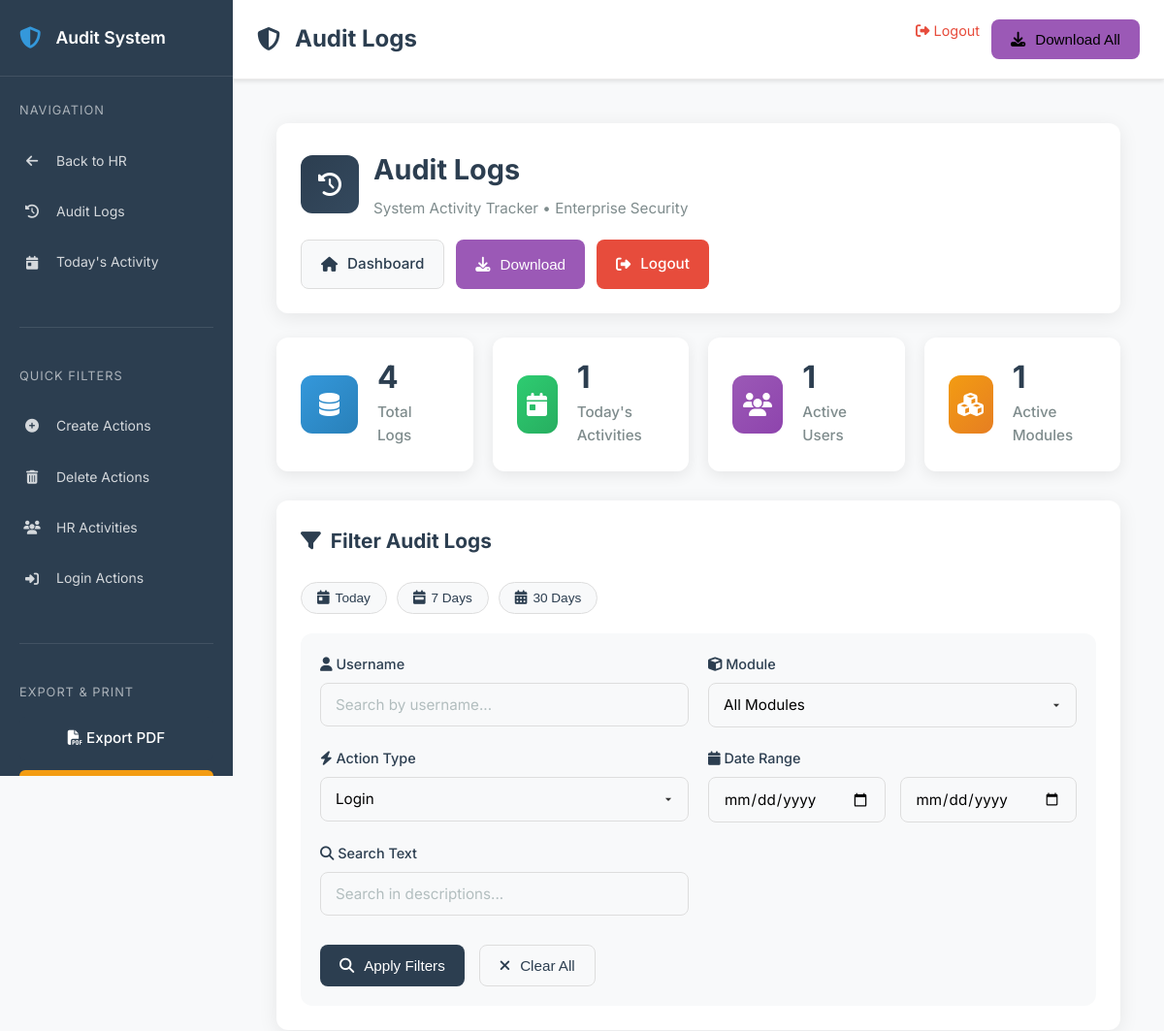
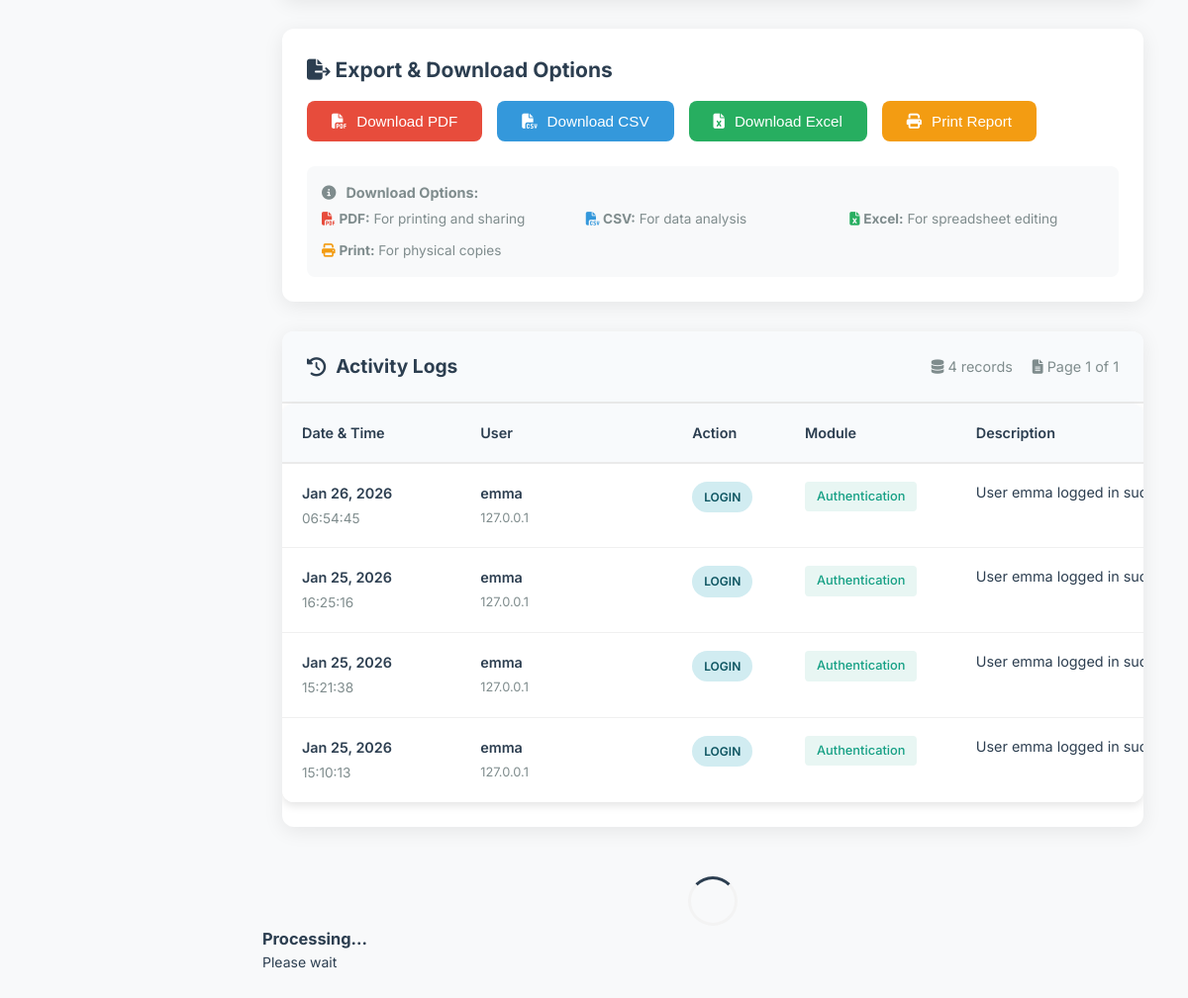
/audit/?action=LOGIN (signed in), run on the app's committed database (2 pictures, top to bottom).
### audit/models.py (models this page shows, shortened)
class AuditLog(models.Model):
    MODULE_CHOICES = [
        ('SALES', 'Sales'),
        ('FINANCE', 'Finance'),
        ('INVENTORY', 'Inventory'),
        ('HR', 'HR'),
        ('PROCUREMENT', 'Procurement'),
        ('MARKETING', 'Marketing'),
        ('SAFETY', 'Safety'),
        ('DASHBOARD', 'Dashboard'),
        ('AUTH', 'Authentication'),
        ('OTHER', 'Other'),
    ]
    ACTION_CHOICES = [
        ('CREATE', 'Create'),
        ('UPDATE', 'Update'),
        ('DELETE', 'Delete'),
        ('VIEW', 'View'),
        ('LOGIN', 'Login'),
        ('LOGOUT', 'Logout'),
        ('APPROVE', 'Approve'),
        ('REJECT', 'Reject'),
        ('EXPORT', 'Export'),
        ('ACCESS_DENIED', 'Access Denied'),
    ]
    user = models.ForeignKey(User, on_delete=models.SET_NULL, null=True, blank=True, related_name='audit_logs')
    timestamp = models.DateTimeField(default=timezone.now)
    module = models.CharField(max_length=50, choices=MODULE_CHOICES)
    action = models.CharField(max_length=50, choices=ACTION_CHOICES)
    object_type = models.CharField(max_length=100, blank=True)  # e.g., "Sale", "Invoice", "Product"
    object_id = models.CharField(max_length=50, blank=True)  # ID of the object affected
    description = models.TextField()  # What exactly happened
    ip_address = models.GenericIPAddressField(null=True, blank=True)
    browser_info = models.CharField(max_length=255, blank=True)
    old_values = models.TextField(blank=True)
    new_values = models.TextField(blank=True)
    class Meta:
        ordering = ['-timestamp']
        verbose_name = 'Audit Log'
        verbose_name_plural = 'Audit Logs'

### audit/views.py (the view, shortened to what this page needs)
# urls.py: path('', views.audit_logs, name='audit_logs'),
@login_required
@user_passes_test(is_manager)
def audit_logs(request):
    logs = AuditLog.objects.all()
    user_filter = request.GET.get('user', '')
    module_filter = request.GET.get('module', '')
    action_filter = request.GET.get('action', '')
    date_from = request.GET.get('date_from', '')
    date_to = request.GET.get('date_to', '')
    search_query = request.GET.get('q', '')
    time_period = request.GET.get('time_period', '')
    if user_filter:
        logs = logs.filter(user__username__icontains=user_filter)
    if module_filter:
        logs = logs.filter(module=module_filter)
    if action_filter:
        logs = logs.filter(action=action_filter)
    if date_from:
        logs = logs.filter(timestamp__date__gte=date_from)
    if date_to:
        logs = logs.filter(timestamp__date__lte=date_to)
    if search_query:
        logs = logs.filter(
            Q(description__icontains=search_query) |
            Q(object_type__icontains=search_query) |
            Q(object_id__icontains=search_query)
        )
    if 'export' in request.GET and request.GET.get('export') == 'pdf':
        return export_audit_logs_pdf(request, logs)
    today_logs = logs.filter(timestamp__date=datetime.now().date()).count()
    unique_users = logs.values('user').distinct().count()
    modules_count = logs.values('module').distinct().count()
    paginator = Paginator(logs, 50)  # 50 logs per page
    page_number = request.GET.get('page')
    page_obj = paginator.get_page(page_number)
    context = {
        'logs': page_obj,
        'module_choices': AuditLog.MODULE_CHOICES,
        'action_choices': AuditLog.ACTION_CHOICES,
        'filter_values': {
            'user': user_filter,
            'module': module_filter,
            'action': action_filter,
            'date_from': date_from,
            'date_to': date_to,
            'q': search_query,
            'time_period': time_period,
        },
        'today_logs': today_logs,
        'unique_users': unique_users,
        'modules_count': modules_count,
        'total_count': paginator.count,
    }
    return render(request, 'audit/audit_logs.html', context)

### audit/templates/audit/audit_logs.html (shortened to what this page needs)
{% extends 'audit/base.html' %}
{% load static %}
{% block header_title %}Audit Logs{% endblock %}
{% block extra_css %}
<link rel="stylesheet" href="/static/css/audit_logs.css">
{% endblock %}
{% block content %}
<div class="audit-container">
    <div class="page-header">
        <div class="page-title">
            <div class="page-icon">
                <i class="fas fa-history"></i>
            </div>
            <div class="page-title-text">
                <h1>Audit Logs</h1>
                <p>System Activity Tracker • Enterprise Security</p>
            </div>
        </div>
        <div class="header-actions">
            <a href="/" class="header-btn secondary">
                <i class="fas fa-home"></i>
                <span>Dashboard</span>
            </a>
            <button class="header-btn" onclick="document.getElementById('downloadInfoModal').style.display = 'flex'" style="background: #9b59b6; color: white;">
                <i class="fas fa-download"></i>
                <span>Download</span>
            </button>
            <a href="/accounts/logout/" class="header-btn danger">
                <i class="fas fa-sign-out-alt"></i>
                <span>Logout</span>
            </a>
        </div>
    </div>
    <div class="quick-stats">
        <div class="stat-card" onclick="window.location='?time_period=today'">
            <div class="stat-icon total">
                <i class="fas fa-database"></i>
            </div>
            <div class="stat-content">
                <h3>{{ total_count|default:"0" }}</h3>
                <p>Total Logs</p>
            </div>
        </div>
        <div class="stat-card" onclick="window.location='?time_period=today'">
            <div class="stat-icon today">
                <i class="fas fa-calendar-day"></i>
            </div>
            <div class="stat-content">
                <h3>{{ today_logs|default:"0" }}</h3>
                <p>Today's Activities</p>
            </div>
        </div>
        <div class="stat-card" onclick="window.location='?group_by=user'">
            <div class="stat-icon users">
                <i class="fas fa-users"></i>
            </div>
            <div class="stat-content">
                <h3>{{ unique_users|default:"0" }}</h3>
                <p>Active Users</p>
            </div>
        </div>
        <div class="stat-card" onclick="window.location='?group_by=module'">
            <div class="stat-icon modules">
                <i class="fas fa-cubes"></i>
            </div>
            <div class="stat-content">
                <h3>{{ modules_count|default:"0" }}</h3>
                <p>Active Modules</p>
            </div>
        </div>
    </div>
    <section class="filter-section">
        <div class="filter-header">
            <h2>
                <i class="fas fa-filter"></i>
                Filter Audit Logs
            </h2>
        </div>
        <div class="quick-filters-chips">
            <button class="filter-chip {% if filter_values.time_period == 'today' %}active{% endif %}"
                    onclick="setTimePeriod('today')">
                <i class="fas fa-calendar-day"></i>
                Today
            </button>
            <button class="filter-chip {% if filter_values.time_period == 'week' %}active{% endif %}"
                    onclick="setTimePeriod('week')">
                <i class="fas fa-calendar-week"></i>
                7 Days
            </button>
            <button class="filter-chip {% if filter_values.time_period == 'month' %}active{% endif %}"
                    onclick="setTimePeriod('month')">
                <i class="fas fa-calendar-alt"></i>
                30 Days
            </button>
        </div>
        <form method="get" id="auditFilterForm" class="filter-form">
            <div class="form-group">
                <label for="userFilter">
                    <i class="fas fa-user"></i>
                    Username
                </label>
                <input type="text" id="userFilter" name="user" class="form-control"
                       placeholder="Search by username..." value="{{ filter_values.user }}">
            </div>
            <div class="form-group">
                <label for="moduleFilter">
                    <i class="fas fa-cube"></i>
                    Module
                </label>
                <select id="moduleFilter" name="module" class="form-control">
                    <option value="">All Modules</option>
                </select>
            </div>
            <div class="form-group">
                <label for="actionFilter">
                    <i class="fas fa-bolt"></i>
                    Action Type
                </label>
                <select id="actionFilter" name="action" class="form-control">
                    {% for code, name in action_choices %}
                    <option value="{{ code }}" {% if filter_values.action == code %}selected{% endif %}>
                        {{ name }}
                    </option>
                    {% endfor %}
                </select>
            </div>
            <div class="form-group">
                <label>
                    <i class="fas fa-calendar"></i>
                    Date Range
                </label>
                <div class="date-range">
                    <input type="date" name="date_from" class="form-control"
                           value="{{ filter_values.date_from }}" placeholder="From">
                    <input type="date" name="date_to" class="form-control"
                           value="{{ filter_values.date_to }}" placeholder="To">
                </div>
            </div>
            <div class="form-group">
                <label for="searchFilter">
                    <i class="fas fa-search"></i>
                    Search Text
                </label>
                <input type="text" id="searchFilter" name="q" class="form-control"
                       placeholder="Search in descriptions..." value="{{ filter_values.q }}">
            </div>
            <div class="filter-actions">
                <button type="submit" class="header-btn primary">
                    <i class="fas fa-search"></i>
                    <span>Apply Filters</span>
                </button>
                <button type="button" class="header-btn secondary" onclick="clearAllFilters()">
                    <i class="fas fa-times"></i>
                    <span>Clear All</span>
                </button>
            </div>
        </form>
    </section>
    <section class="export-section">
        <div class="export-header">
            <h2>
                <i class="fas fa-file-export"></i>
                Export & Download Options
            </h2>
            <div class="export-options">
                <button class="export-btn pdf" onclick="downloadCurrentView()">
                    <i class="fas fa-file-pdf"></i>
                    <span>Download PDF</span>
                </button>
                <button class="export-btn csv" onclick="downloadCSV()">
                    <i class="fas fa-file-csv"></i>
                    <span>Download CSV</span>
                </button>
                <button class="export-btn excel" onclick="downloadExcel()">
                    <i class="fas fa-file-excel"></i>
                    <span>Download Excel</span>
                </button>
                <button class="export-btn print" onclick="printReport()">
                    <i class="fas fa-print"></i>
                    <span>Print Report</span>
                </button>
            </div>
        </div>
        <div class="export-info" style="background: #f8f9fa; padding: 15px; border-radius: 8px; margin-top: 15px; font-size: 0.9rem; color: #7f8c8d;">
            <div style="display: flex; align-items: center; gap: 10px; margin-bottom: 5px;">
                <i class="fas fa-info-circle"></i>
                <strong>Download Options:</strong>
            </div>
            <div style="display: grid; grid-template-columns: repeat(auto-fit, minmax(200px, 1fr)); gap: 10px; font-size: 0.85rem;">
                <div>
                    <i class="fas fa-file-pdf" style="color: #e74c3c;"></i>
                    <strong>PDF:</strong> For printing and sharing
                </div>
                <div>
                    <i class="fas fa-file-csv" style="color: #3498db;"></i>
                    <strong>CSV:</strong> For data analysis
                </div>
                <div>
                    <i class="fas fa-file-excel" style="color: #27ae60;"></i>
                    <strong>Excel:</strong> For spreadsheet editing
                </div>
                <div>
                    <i class="fas fa-print" style="color: #f39c12;"></i>
                    <strong>Print:</strong> For physical copies
                </div>
            </div>
        </div>
    </section>
    <section class="logs-container">
        <div class="logs-header">
            <h3>
                <i class="fas fa-history"></i>
                Activity Logs
            </h3>
            <div class="logs-meta">
                <span>
                    <i class="fas fa-database"></i>
                    {{ logs.paginator.count }} records
                </span>
                <span>
                    <i class="fas fa-file-alt"></i>
                    Page {{ logs.number }} of {{ logs.paginator.num_pages }}
                </span>
            </div>
        </div>
        <div class="table-container">
            <table class="audit-table">
                <thead>
                    <tr>
                        <th>Date & Time</th>
                        <th>User</th>
                        <th>Action</th>
                        <th>Module</th>
                        <th>Description</th>
                    </tr>
                </thead>
                <tbody>
                    {% for log in logs %}
                    <tr>
                        <td>
                            <div class="datetime-cell">
                                <div class="date">{{ log.timestamp|date:"M d, Y" }}</div>
                                <div class="time">{{ log.timestamp|time:"H:i:s" }}</div>
                            </div>
                        </td>
                        <td>
                            <div class="user-cell">
                                <div class="username">{{ log.user.username|default:"System" }}</div>
                                {% if log.ip_address %}
                                <div class="ip">{{ log.ip_address }}</div>
                                {% endif %}
                            </div>
                        </td>
                        <td>
                            <span class="log-badge badge-{{ log.action|lower }}">
                                {{ log.get_action_display }}
                            </span>
                        </td>
                        <td>
                            <span class="module-tag">{{ log.get_module_display }}</span>
                        </td>
                        <td>
                            <div class="description-cell">
                                <p>{{ log.description|truncatechars:80 }}</p>
                            </div>
                        </td>
                    </tr>
                    {% endfor %}
                </tbody>
            </table>
        </div>
    </section>
</div>
<div class="loading-overlay" id="loadingOverlay">
    <div class="loading-spinner"></div>
    <h3 id="loadingMessage">Processing...</h3>
    <p>Please wait</p>
</div>
{% endblock %}

### data on the page
AuditLog: timestamp "Jan 26, 2026", timestamp "06:54:45", user.username "emma", ip_address "127.0.0.1", action "LOGIN", module "Authentication", description "User emma logged in…"
AuditLog: timestamp "Jan 25, 2026", timestamp "16:25:16", user.username "emma", ip_address "127.0.0.1", action "LOGIN", module "Authentication", description "User emma logged in…"
AuditLog: timestamp "Jan 25, 2026", timestamp "15:21:38", user.username "emma", ip_address "127.0.0.1", action "LOGIN", module "Authentication", description "User emma logged in…"
AuditLog: timestamp "Jan 25, 2026", timestamp "15:10:13", user.username "emma", ip_address "127.0.0.1", action "LOGIN", module "Authentication", description "User emma logged in…"

### other printed values
{{ total_count|default:"0" }} "4"
{{ today_logs|default:"0" }} "1"
{{ unique_users|default:"0" }} "1"
{{ modules_count|default:"0" }} "1"
{{ logs.paginator.count }} "4"
{{ logs.number }} "1"
{{ logs.paginator.num_pages }} "1"
form field action "Login"
